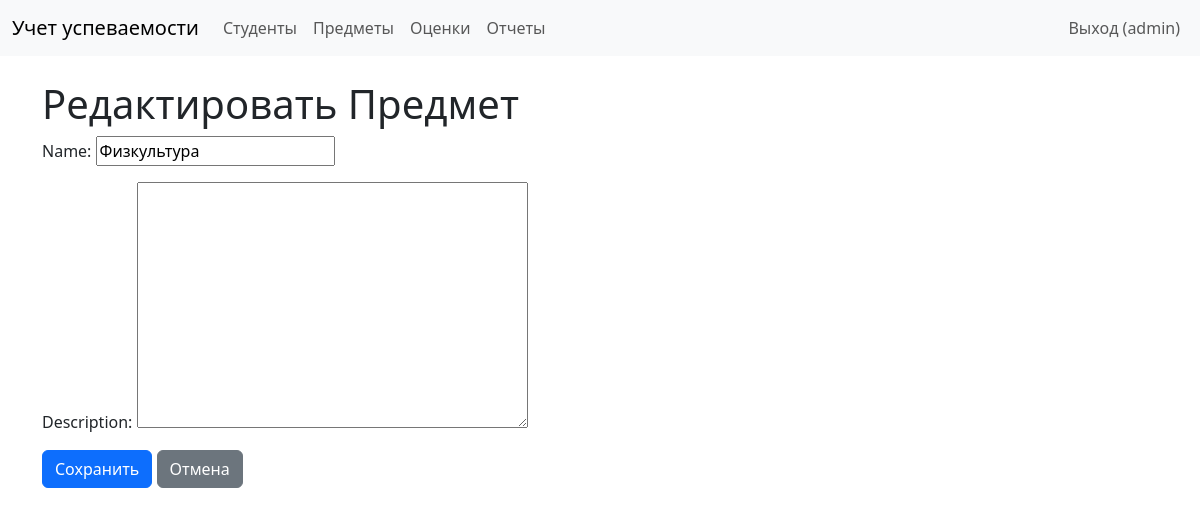
/subjects/edit/1/ (signed in), run on an earlier commit of the app's database.
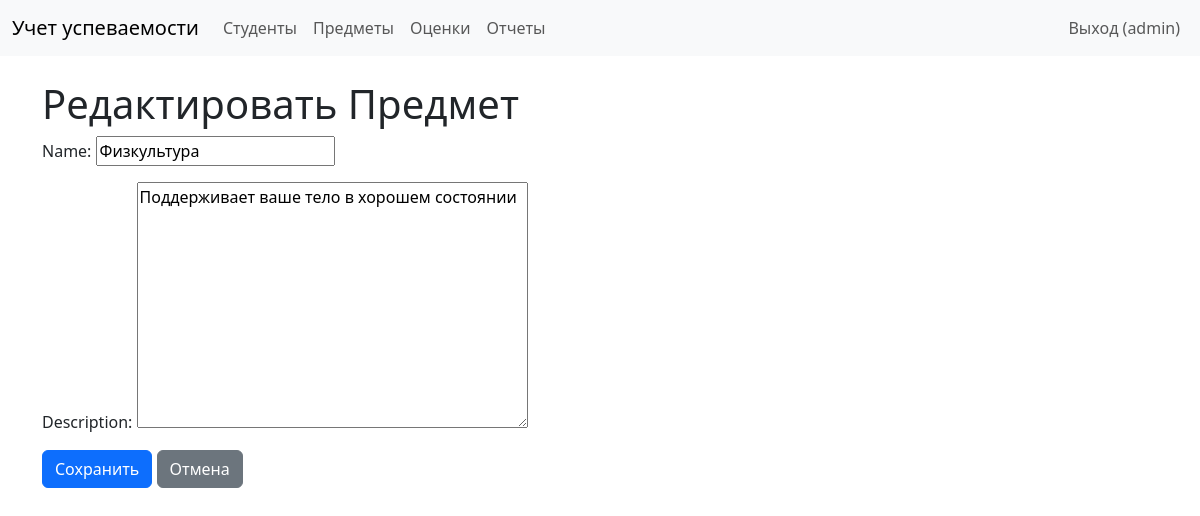
And on a later commit of the database.
### performance/models.py (models this page shows, shortened)
class Subject(models.Model):
    name = models.CharField(max_length=100)  # Название предмета
    description = models.TextField(blank=True)  # Описание предмета (опционально)

### performance/views.py (the view)
# urls.py: path('subjects/edit/<int:pk>/', views.subject_edit, name='subject_edit'),
@login_required
@user_passes_test(is_admin)
def subject_edit(request, pk):
    subject = get_object_or_404(Subject, pk=pk)
    if request.method == 'POST':
        form = SubjectForm(request.POST, instance=subject)
        if form.is_valid():
            form.save()
            return redirect('subject_list')
    else:
        form = SubjectForm(instance=subject)
    return render(request, 'performance/subject_form.html', {'form': form})

### performance/forms.py
class SubjectForm(forms.ModelForm):
    class Meta:
        model = Subject
        fields = ['name', 'description']

### performance/views.py (called while the page is built)
def is_admin(user):
    return user.groups.filter(name='Administrators').exists()

### templates/performance/subject_form.html (shortened to what this page needs)
{% extends 'base.html' %}
{% block content %}
    <h1>{% if form.instance.pk %}Редактировать{% else %}Добавить{% endif %} Предмет</h1>
    <form method="post">
        {{ form.as_p }}
        <button type="submit" class="btn btn-primary">Сохранить</button>
        <a href="{% url 'subject_list' %}" class="btn btn-secondary">Отмена</a>
    </form>
{% endblock %}

What changed in the data, as far as the page shows it:
changed Subject "Физкультура": description (not shown) → "Поддерживает ваше тело в хорошем состоянии"
